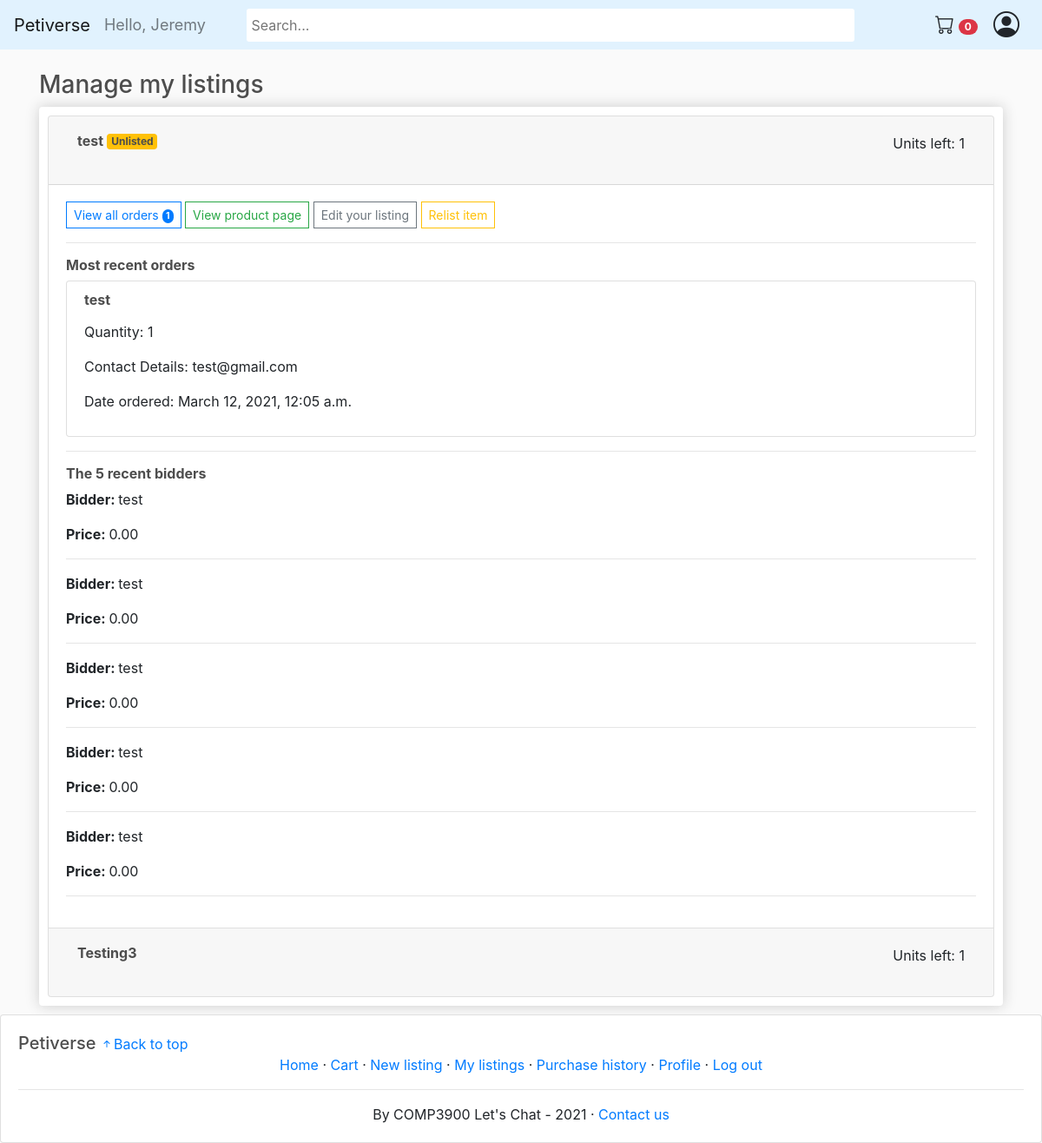
The page /my_listings/ (signed in) on the database its author committed.
### store/models.py (models this page shows, shortened)
class Customer(models.Model):
    user = models.OneToOneField(User, null=True, blank=True, on_delete=models.CASCADE)
    nickname = models.CharField(max_length=200, null=True)
    email = models.EmailField(max_length=254)
    contactNo = models.CharField(max_length=200, null=True)
    image = models.ImageField(default='../images/user_icon.png', upload_to='../images')
    trusted = models.BooleanField(default=False)

class Product(models.Model):
    name = models.CharField(max_length=200)
    selling_type = models.CharField(max_length=10, choices=SELLING_CHOICES, default='sale')
    price = models.DecimalField(max_digits=30, decimal_places=2)
    starting_bid = models.DecimalField(max_digits=30, decimal_places=2, default=0)
    end_date = models.DateTimeField(default=timezone.now, blank=True, null=True)
    highest_bidder = models.ForeignKey(Customer, on_delete=models.CASCADE, null=True, blank=True, related_name='highest_bidder')
    remaining_unit = models.IntegerField()
    sold_unit = models.IntegerField(default=0)
    isAnimal = models.BooleanField(default=False,null=True, blank=True)
    description = models.TextField(max_length=1000)
    image = models.ImageField(null=True, blank=True)
    warranty = models.CharField(max_length=200, null=True)
    delivery_period = models.DurationField()
    seller = models.ForeignKey(Customer, on_delete=models.CASCADE, null=True, blank=True)
    tags = TaggableManager()
    slug_str = models.SlugField(blank=True)
    is_active = models.BooleanField(default=True)

class OrderItem(models.Model):
	product = models.ForeignKey(Product, on_delete=models.SET_NULL, null=True)
	order = models.ForeignKey(Order, on_delete=models.SET_NULL, null=True)
	quantity = models.IntegerField(default=0, null=True, blank=True)
	date_added = models.DateTimeField(auto_now_add=True)

class Order(models.Model):
	customer = models.ForeignKey(Customer, on_delete=models.SET_NULL, null=True, blank=True)
	date_ordered = models.DateTimeField(auto_now_add=True)
	complete = models.BooleanField(default=False)
	transaction_id = models.CharField(max_length=100, null=True)
	@property
	def get_cart_items(self):
		orderitems = self.orderitem_set.all()
		total = sum([item.quantity for item in orderitems])
		return total

class Bidder(models.Model):
    id = models.AutoField(primary_key=True)
    name = models.CharField(max_length=200)
    price = models.DecimalField(max_digits=30, decimal_places=2)
    product = models.ForeignKey(Product, on_delete=models.CASCADE, related_name='bidder')
    class Meta:
        ordering = ['id']

### store/views.py (the view)
# urls.py: path('my_listings/', views.my_listings, name='my_listings'),
def my_listings(request):
    if not request.user.is_authenticated:
        return redirect('login')
    customer = request.user.customer
    cartItems = cart_items(customer)
    products = Product.objects.filter(seller=customer)
    items = []
    for product in products:
        order_items = OrderItem.objects.filter(product=product).order_by('-date_added')
        items.append({
            'product': product,
            'recent_orders': order_items[:recent_orders_display_size],
            'n_orders': order_items.count()
        })
    context = {'items': items, 'cartItems':cartItems}
    return render(request, 'store/my_listings.html', context)

### store/views.py (called while the page is built)
def cart_items (customer):
    order, created = Order.objects.get_or_create(customer=customer, complete=False)
    items = order.orderitem_set.all()
    items = order.get_cart_items
    return items

### store/templates/store/my_listings.html (shortened to what this page needs)
{% extends 'store/main.html' %}
{% load static %}
{% block content %}
<h3>Manage my listings</h3>
<div class="box-element">
    <div class="accordion accordion-flush" id="accordion">
        {% for item in items %}
        <div class="card">
        <div class="card-header" id="heading{{ forloop.counter }}">
            <h2 class="mb-0">
            <button class="btn btn-block text-left" type="button" data-toggle="collapse" data-target="#collapse{{ forloop.counter }}">
                <h6 class="item-heading" style="float:left"><strong>{{item.product.name}}</strong> {% if not item.product.is_active %}<span class="badge bg-warning unlisted-badge"> Unlisted</span>{% endif %}</h6>
                <p style="float:right">Units left: {{item.product.remaining_unit}}</p>
            </button>
            </h2>
        </div>
        <div id="collapse{{ forloop.counter }}" class="collapse {% if forloop.counter == 1 %} show {% endif %}" data-parent="#accordion" data-slug="{{item.product.slug_str}}" data-active="{{item.product.is_active | lower}}">
            <div class="card-body">
                <a class="btn btn-outline-primary btn-sm" href="{% url 'view_orders' item.product.slug_str %}"> View all orders <span class="badge rounded-pill bg-primary" style="color:white">{{item.n_orders}}</span></a>
                <a class="btn btn-outline-success btn-sm" href="{% url 'product_page' item.product.slug_str %}"> View product page</a>
                <a class="btn btn-outline-secondary btn-sm" href="{% url 'edit_listing' item.product.slug_str %}">Edit your listing</a>
                <btn class="btn btn-outline-warning btn-sm btn-relist"> {% if item.product.is_active %} Unlist item {% else %} Relist item {% endif %}</btn>
                <hr>
                <h6><strong>Most recent orders</strong></h6>
                <ol class="list-group">
                    {% for order_item in item.recent_orders %}
                    <li class="list-group-item">
                        <h6 style="margin-bottom:15px;"><strong>{{order_item.order.customer.nickname}}</strong></h6>
                        <p>Quantity: {{order_item.quantity}}</p>
                        <p>Contact Details: {{order_item.order.customer.email}}{%if order_item.order.customer.contactNo%}, {{order_item.order.customer.contactNo}}{%endif%}</p>
                        <p>Date ordered: {{order_item.order.date_ordered}}</p>
                    </li>
                    {% empty %}
                    <p>No sales found</p>
                    {% endfor %}
                </ol>
                <hr>
                {% if item.product.selling_type == "auction" %}
                    <h6><strong>The 5 recent bidders</strong></h6>
                    {% for bidder in item.product.bidder.all|dictsortreversed:"id"|slice:"5" %}
                        <p><strong>Bidder: </strong>{{bidder.name}}</p>
                        <p><strong>Price: </strong>{{bidder.price}}</p>
                        <hr>
                    {% endfor %}
                {% endif %}
            </div>
        </div>
        </div>
        {% empty %}
        <p>You haven't listed any products yet</p>
        {% endfor %}
    </div>
</div>
{% endblock content %}

### store/templates/store/main.html (shortened to what this page needs)
<!DOCTYPE html>
{% load static %}
<html>
<head>
	<link rel="stylesheet" href="https://stackpath.bootstrapcdn.com/bootstrap/4.4.1/css/bootstrap.min.css">
	<link rel="stylesheet" type="text/css" href="{% static 'css/main.css' %}">
</head>
<body>
	<nav class="navbar sticky-top navbar-expand-lg navbar-light bg-light" style="padding-top:5px;padding-bottom:5px;">
		<a class="navbar-brand" href="{% url 'store' %}">Petiverse</a>
		<div class="navbar-collapse collapse w-100 order-0 order-md-0 dual-collapse2">
			<ul class="navbar-nav mr-auto">
				<li class="nav-item active">
				  {% if request.user.is_authenticated %}
					  <span class="hello-msg navbar-text">Hello, {{request.user.customer.nickname}}</span>
				  {% endif %}
				</li>
			  </ul>
		</div>
		<div class="mx-auto order-1">
	        <form action="{% url 'search_result' %}" method="get">
	        	<input class="search_bar"  name = "q" type="text" placeholder="Search...", style="border-radius:3px !important; border:none; min-height:38px !important; padding-left:5px;">
	        </form>
		</div>
		<div class="navbar-collapse collapse w-100 order-2 dual-collapse2">
			<ul class="navbar-nav ml-auto">
				{% if request.user.is_authenticated %}
				<li class="nav-item">
					<a class="btn" href="{% url 'cart' %}"><i class="bi-cart" style="font-size:22px;"></i> <span class="badge badge-pill badge-danger">{{cartItems}}</span></a>
				</li>
				{% endif %}
			</ul>
			{% if request.user.is_authenticated %}
				<div class="dropdown">
					<i class="bi-person-circle" id="user-icon" onclick="toggleDropdown()" ></i>
				</div>
			{% endif %}
		</div>
	</nav>
     <div class="container">
            <br>
            {% block content %}
            {% endblock content %}
         </div>
	<footer class="card">
		<div>
			<h5 style="display:inline;">Petiverse</h5>
			<a href="#" style="display:inline;"><i class="bi-arrow-up-short"></i>Back to top</a>
		</div>
		<div style="text-align:center;">
			<a href="/">Home</a>
			&middot
			{% if request.user.is_authenticated %}
				<a href="{% url 'cart' %}">Cart</a>
				&middot
				<a href="{% url 'new_product' %}">New listing</a>
				&middot
				<a href="{% url 'my_listings' %}">My listings</a>
				&middot
				<a href="{% url 'purchase_history' %}">Purchase history</a>
				&middot
				<a href="{% url 'user_profile' %}">Profile</a>
				&middot
				<a href="{% url 'logout' %}">Log out</a>
			{% else %}
				<a href="{% url 'login' %}">Log in</a>
				&middot
				<a href="{% url 'signup' %}">Sign up</a>
			{% endif %}
		</div>
		<hr>
		<div style="text-align:center;">
			By COMP3900 Let's Chat - 2021
			&middot
			<a href="mailto:unswcomp3900@gmail.com">Contact us</a>
		</div>
	</footer>
</body>
</html>

### static/css/main.css (style rules this page uses)
body { background-color: hsl(0, 0%, 98%); }
h1, h2, h3, h4, h5, h6 { color: hsl(0, 0%, 30%); }
footer { padding: 20px; margin-top: 10px; justify-content: center; position: absolute; width: 100%; }
.container { min-height: 100vh; position: relative; }
.box-element { box-shadow: hsl(0, 0%, 80%) 0 0 16px; background-color: #fff; border-radius: 4px; padding: 10px; }
.bg-light { background-color: #e1f2fe!important; }
.dropdown { position: relative; display: inline-block; }
.show { display: block; }
.search_bar { width: 700px; margin-right: 35px; }
#user-icon { width: 30px; display: inline-block; margin-left:5px; margin-right:10px; font-size:30px; }
.btn { border-radius: 0; }
.hello-msg { font-size: 18px; color: #fff; margin-right: 20px; }
:root { --color: #AA8F66; }

### rows shown on the page
Product: product.name "test", is_active "Unlisted", product.remaining_unit "1", n_orders "1"
OrderItem: order.customer.nickname "test", quantity "1", order.customer.email "test@gmail.com", order.date_ordered "March 12, 2021, 12:05 a.m."
Bidder: name "test", price "0.00"
Bidder: name "test", price "0.00"
Bidder: name "test", price "0.00"
Bidder: name "test", price "0.00"
Bidder: name "test", price "0.00"
Product: product.name "Testing3", product.remaining_unit "1"

### other values the page prints
{{ request.user.customer.nickname }} "Jeremy"
{{ cartItems }} "0"
